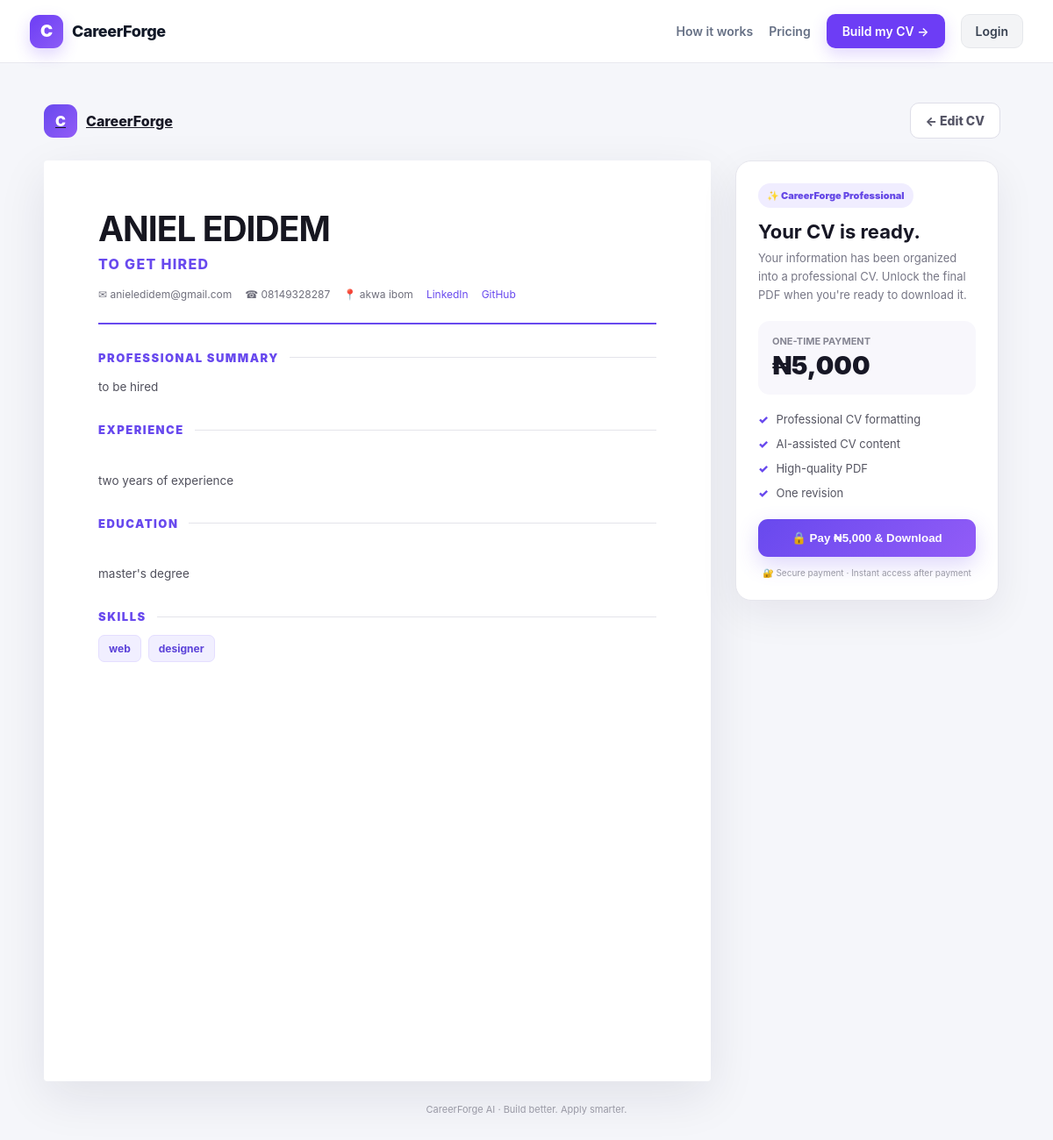
/cv/1/, run on the app's committed database.
### cv/models.py (models this page shows, shortened)
class CVProfile(models.Model):
    user = models.ForeignKey(
        User,
        on_delete=models.CASCADE,
        related_name="cv_profiles",
        null=True,
        blank=True
    )
    full_name = models.CharField(max_length=150)
    email = models.EmailField()
    phone = models.CharField(max_length=40, blank=True)
    location = models.CharField(max_length=150, blank=True)
    target_role = models.CharField(max_length=150)
    bio = models.TextField(blank=True)
    education = models.TextField(blank=True)
    experience = models.TextField(blank=True)
    skills = models.TextField(blank=True)
    projects = models.TextField(blank=True)
    certifications = models.TextField(blank=True)
    linkedin = models.URLField(blank=True)
    github = models.URLField(blank=True)
    generated_summary = models.TextField(blank=True)
    generated_experience = models.TextField(blank=True)
    created_at = models.DateTimeField(auto_now_add=True)

### cv/views.py (the view)
# urls.py: path("cv/<int:pk>/", views.preview, name="preview"),
def preview(request, pk):
    profile = get_object_or_404(CVProfile, pk=pk)
    return render(request, "cv/preview.html", {"profile": profile})

### templates/cv/preview.html (shortened to what this page needs)
{% extends "base.html" %}
{% block content %}
<div class="preview-page">
    <div class="preview-topbar">
        <a href="/" class="preview-brand">
            <span class="preview-brand-icon">
                C
            </span>
            CareerForge
        </a>
        <div class="preview-actions">
            <a href="/" class="preview-edit">
                ← Edit CV
            </a>
        </div>
    </div>
    <div class="preview-layout">
        <article class="cv-paper" id="cv-preview">
            <header class="cv-header">
                <h1 class="cv-name">
                    {{ profile.full_name }}
                </h1>
                {% if profile.target_role %}
                    <div class="cv-role">
                        {{ profile.target_role }}
                    </div>
                {% endif %}
                <div class="cv-contact">
                    {% if profile.email %}
                        <span class="cv-contact-item">
                            ✉ {{ profile.email }}
                        </span>
                    {% endif %}
                    {% if profile.phone %}
                        <span class="cv-contact-item">
                            ☎ {{ profile.phone }}
                        </span>
                    {% endif %}
                    {% if profile.location %}
                        <span class="cv-contact-item">
                            📍 {{ profile.location }}
                        </span>
                    {% endif %}
                    {% if profile.linkedin %}
                        <a
                            href="{{ profile.linkedin }}"
                            target="_blank"
                            class="cv-contact-item cv-link"
                        >
                            LinkedIn
                        </a>
                    {% endif %}
                    {% if profile.github %}
                        <a
                            href="{{ profile.github }}"
                            target="_blank"
                            class="cv-contact-item cv-link"
                        >
                            GitHub
                        </a>
                    {% endif %}
                </div>
            </header>
            {% if profile.generated_summary or profile.bio %}
                <section class="cv-section">
                    <h2 class="cv-section-title">
                        Professional Summary
                    </h2>
                    <p class="cv-summary">
                        {{ profile.generated_summary|default:profile.bio }}
                    </p>
                </section>
            {% endif %}
            {% if profile.generated_experience or profile.experience %}
                <section class="cv-section">
                    <h2 class="cv-section-title">
                        Experience
                    </h2>
                    <p class="cv-content">
                        {{ profile.generated_experience|default:profile.experience }}
                    </p>
                </section>
            {% endif %}
            {% if profile.education %}
                <section class="cv-section">
                    <h2 class="cv-section-title">
                        Education
                    </h2>
                    <p class="cv-content">
                        {{ profile.education }}
                    </p>
                </section>
            {% endif %}
            {% if profile.skills %}
                <section class="cv-section">
                    <h2 class="cv-section-title">
                        Skills
                    </h2>
                    <div class="cv-skills">
                        {% for skill in profile.skills.split %}
                            <span class="cv-skill">
                                {{ skill }}
                            </span>
                        {% endfor %}
                    </div>
                </section>
            {% endif %}
        </article>
        <aside class="business-card">
            <div class="business-badge">
                ✨ CareerForge Professional
            </div>
            <h2>
                Your CV is ready.
            </h2>
            <p>
                Your information has been organized into a
                professional CV. Unlock the final PDF when you're
                ready to download it.
            </p>
            <div class="price-box">
                <div class="price-label">
                    ONE-TIME PAYMENT
                </div>
                <div class="price">
                    ₦5,000
                </div>
            </div>
            <ul class="benefits">
                <li>
                    <span>✓</span>
                    Professional CV formatting
                </li>
                <li>
                    <span>✓</span>
                    AI-assisted CV content
                </li>
                <li>
                    <span>✓</span>
                    High-quality PDF
                </li>
                <li>
                    <span>✓</span>
                    One revision
                </li>
            </ul>
            <button
                type="button"
                class="pay-button"
                onclick="showPaymentMessage()"
            >
                🔒 Pay ₦5,000 & Download
            </button>
            <div class="secure-note">
                🔐 Secure payment · Instant access after payment
            </div>
        </aside>
    </div>
    <div class="preview-footer">
        CareerForge AI · Build better. Apply smarter.
    </div>
</div>
{% endblock %}

### templates/base.html (shortened to what this page needs)
{% load static %}
<!DOCTYPE html>
<html lang="en">
<head>
</head>
<body>
    <nav class="cf-navbar">
        <div class="cf-nav-inner">
            <a href="/" class="cf-brand">
                <span class="cf-brand-icon">C</span>
                <span>CareerForge</span>
            </a>
            <div class="cf-nav-links">
                <a href="/">
                    How it works
                </a>
                <a href="/">
                    Pricing
                </a>
                <a href="/" class="cf-nav-cta">
                    Build my CV →
                </a>
                {% if user.is_authenticated %}
                    <a href="{% url 'cv:logout' %}" class="cf-logout">
                        Logout
                    </a>
                {% else %}
                    <a href="{% url 'cv:login' %}" class="cf-login">
                        Login
                    </a>
                {% endif %}
            </div>
        </div>
    </nav>
    {% block content %}
    {% endblock %}
</body>
</html>

### templates/base.html (style rules this page uses)
* { box-sizing: border-box; }
body { margin: 0; font-family: Inter, -apple-system, BlinkMacSystemFont, "Segoe UI", Roboto, Helvetica, Arial, sans-serif; background: #f5f6fa; color: #111827; }
.cf-navbar { position: sticky; top: 0; z-index: 1000; height: 72px; background: rgba(255, 255, 255, 0.94); backdrop-filter: blur(16px); -webkit-backdrop-filter: blur(16px); border-bottom: 1px solid #e8e8ef; }
.cf-nav-inner { max-width: 1180px; height: 100%; margin: 0 auto; padding: 0 24px; display: flex; align-items: center; justify-content: space-between; }
.cf-brand { display: flex; align-items: center; gap: 10px; text-decoration: none; color: #111827; font-weight: 800; font-size: 18px; letter-spacing: -0.4px; }
.cf-brand-icon { width: 38px; height: 38px; border-radius: 11px; display: flex; align-items: center; justify-content: center; background: linear-gradient(135deg, #6d3df5, #8b5cf6); color: white; font-size: 19px; font-weight: 900; box-shadow: 0 7px 18px rgba(109, 61, 245, 0.22); }
.cf-nav-links { display: flex; align-items: center; gap: 18px; }
.cf-nav-links a { text-decoration: none; color: #667085; font-size: 14px; font-weight: 600; transition: 0.2s ease; }
.cf-nav-cta { display: inline-flex !important; align-items: center; justify-content: center; padding: 11px 18px; border-radius: 10px; background: #6d3df5 !important; color: white !important; box-shadow: 0 7px 18px rgba(109, 61, 245, 0.2); }
.cf-login { display: inline-flex !important; align-items: center; justify-content: center; padding: 10px 16px; border-radius: 10px; background: #f3f4f6; color: #374151 !important; border: 1px solid #e5e7eb; }

### data on the page
CVProfile: full_name "ANIEL EDIDEM", target_role "TO GET HIRED", email "anieledidem@gmail.com", phone "08149328287", location "akwa ibom", generated_summary "to be hired", generated_experience "two years of experience", education "master's degree"

### other printed values
{{ skill }} "web" "designer"
